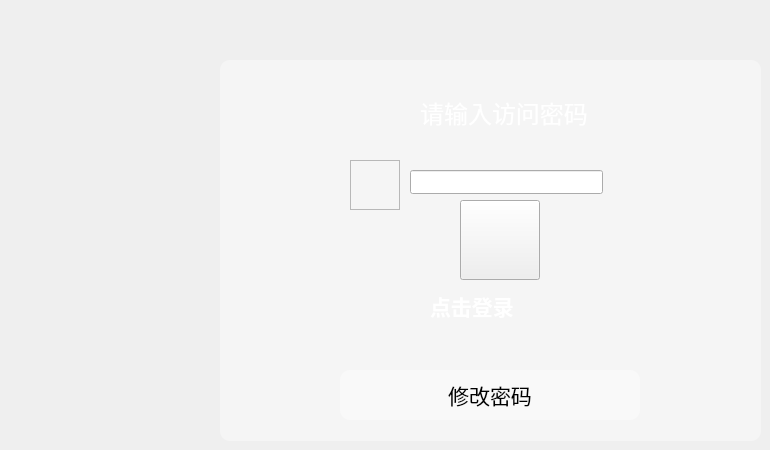
   <widget class="QWidget" name="page_login2">
    <property name="styleSheet">
     <string notr="true"/>
    </property>
    <widget class="QFrame" name="frame_17">
     <property name="geometry">
      <rect>
       <x>220</x>
       <y>60</y>
       <width>541</width>
       <height>381</height>
      </rect>
     </property>
     <property name="styleSheet">
      <string notr="true">background-color: rgb(255, 255, 255,100);
border-radius:10px;</string>
     </property>
     <property name="frameShape">
      <enum>QFrame::StyledPanel</enum>
     </property>
     <property name="frameShadow">
      <enum>QFrame::Raised</enum>
     </property>
     <widget class="QPushButton" name="but_changepassw2">
      <property name="geometry">
       <rect>
        <x>120</x>
        <y>310</y>
        <width>300</width>
        <height>50</height>
       </rect>
      </property>
      <property name="minimumSize">
       <size>
        <width>300</width>
        <height>50</height>
       </size>
      </property>
      <property name="maximumSize">
       <size>
        <width>300</width>
        <height>50</height>
       </size>
      </property>
      <property name="font">
       <font>
        <family>等线 Light</family>
        <pointsize>16</pointsize>
       </font>
      </property>
      <property name="text">
       <string>修改密码</string>
      </property>
     </widget>
    </widget>
    <widget class="QLabel" name="label_10">
     <property name="geometry">
      <rect>
       <x>350</x>
       <y>90</y>
       <width>308</width>
       <height>46</height>
      </rect>
     </property>
     <property name="font">
      <font>
       <family>等线 Light</family>
       <pointsize>18</pointsize>
      </font>
     </property>
     <property name="styleSheet">
      <string notr="true">color: rgb(255, 255, 255);</string>
     </property>
     <property name="text">
      <string>请输入访问密码</string>
     </property>
     <property name="alignment">
      <set>Qt::AlignCenter</set>
     </property>
    </widget>
    <widget class="QLabel" name="label_11">
     <property name="geometry">
      <rect>
       <x>430</x>
       <y>280</y>
       <width>131</width>
       <height>51</height>
      </rect>
     </property>
     <property name="font">
      <font>
       <family>等线 Light</family>
       <pointsize>16</pointsize>
       <weight>75</weight>
       <bold>true</bold>
      </font>
     </property>
     <property name="styleSheet">
      <string notr="true">color: rgb(255, 255, 255);</string>
     </property>
     <property name="text">
      <string>点击登录</string>
     </property>
    </widget>
    <widget class="QPushButton" name="but_login2">
     <property name="geometry">
      <rect>
       <x>460</x>
       <y>200</y>
       <width>80</width>
       <height>80</height>
      </rect>
     </property>
     <property name="minimumSize">
      <size>
       <width>80</width>
       <height>80</height>
      </size>
     </property>
     <property name="maximumSize">
      <size>
       <width>80</width>
       <height>80</height>
      </size>
     </property>
     <property name="styleSheet">
      <string notr="true">border-image: url(:/icon/登录.png);</string>
     </property>
     <property name="text">
      <string/>
     </property>
    </widget>
    <widget class="QLineEdit" name="edit_bossPassword">
     <property name="geometry">
      <rect>
       <x>410</x>
       <y>170</y>
       <width>193</width>
       <height>24</height>
      </rect>
     </property>
     <property name="echoMode">
      <enum>QLineEdit::Password</enum>
     </property>
    </widget>
    <widget class="QFrame" name="frame_12">
     <property name="geometry">
      <rect>
       <x>350</x>
       <y>160</y>
       <width>50</width>
       <height>50</height>
      </rect>
     </property>
     <property name="minimumSize">
      <size>
       <width>50</width>
       <height>50</height>
      </size>
     </property>
     <property name="maximumSize">
      <size>
       <width>50</width>
       <height>50</height>
      </size>
     </property>
     <property name="styleSheet">
      <string notr="true">border-image: url(:/icon/保密.png);</string>
     </property>
     <property name="frameShape">
      <enum>QFrame::StyledPanel</enum>
     </property>
     <property name="frameShadow">
      <enum>QFrame::Raised</enum>
     </property>
    </widget>
    <zorder>label_10</zorder>
    <zorder>label_11</zorder>
    <zorder>frame_17</zorder>
    <zorder>but_login2</zorder>
    <zorder>edit_bossPassword</zorder>
    <zorder>frame_12</zorder>
   </widget>
